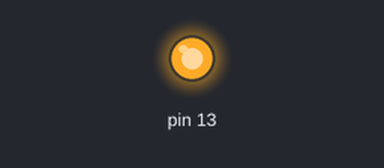
A sketch run on a simulated Arduino Uno, built with avr-gcc and run on an emulated ATmega328P. Shown: output pins drawn as LEDs (lit = HIGH).

Above: at 0.2 s.
At 3.0 s:
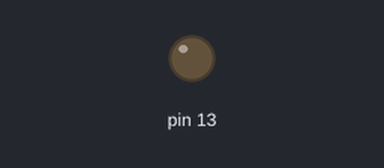
Timing chart, 0 to 5.9 s (numbered marks = the images above):
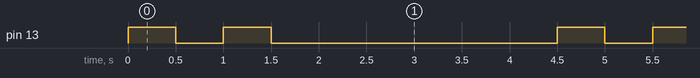

Measured:
- by itself, pin 13: repeats every 4.5 s: LOW 0.50 s, HIGH 0.50 s, LOW 3.0 s, HIGH 0.50 s
- by itself, everything shown: repeats every 4.5 s, in 4 steps

The sketch:

mothers-love.ino
```cpp
// the setup function runs once when you press reset or power the board
void setup() {
  // initialize digital pin 13 as an output.
  pinMode(13, OUTPUT);
}

// the loop function runs over and over again forever
void loop() {
  digitalWrite(13, HIGH);   // turn the LED on (HIGH is the voltage level)
  delay(500);
  digitalWrite(13, LOW);
  delay(500);
  digitalWrite(13, HIGH);    // turn the LED off by making the voltage LOW
  delay(500);              // wait for a second
  digitalWrite(13, LOW);    // turn the LED off by making the voltage LOW
  delay(3000);
}
```
